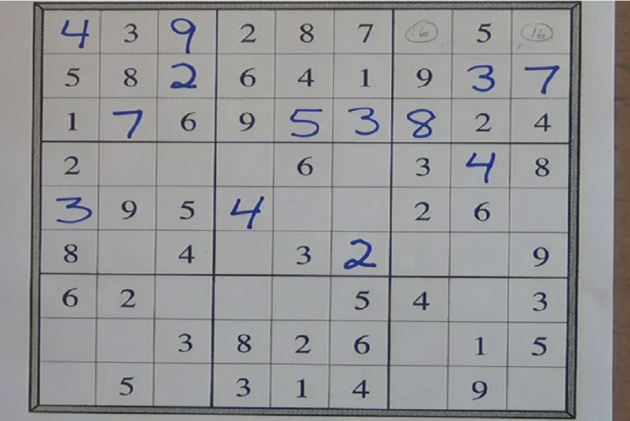
#> input picture test.png, 630 x 421 px, given in place of the camera
$ python square.py   (older library calls are emulated)
#> lines starting #> are read from the running program, lines starting #| are printed output that depends on the picture; after the words box and inside, x2 and y2 are one past the last pixel; in counts of white or black regions, pixels touching at a corner belong together
import cv2
import time
import numpy as np

"""
sudo apt-get install python-opencv
sudo apt-get install python-matplotlib
"""

##################
DELAY = 0.02
USE_CAM = 1
IS_FOUND = 0

MORPH = 7
CANNY = 250

_width = 600.0
_height = 420.0
_margin = 0.0

# setup initial location of window
r, h, c, w = 250, 90, 400, 125  # simply hardcoded the values
track_window = (c, r, w, h)

video_capture = cv2.VideoCapture(0)
corners = np.array(
    [
        [[_margin, _margin]],
        [[_margin, _height + _margin]],
        [[_width + _margin, _height + _margin]],
        [[_width + _margin, _margin]]
    ]
)

pts_dst = np.array(corners, np.float32)
out = None
while True:
    if USE_CAM:
        ret, rgb = video_capture.read()
#> rgb is the input picture: shape (421, 630, 3); mean B, G, R 151.5, 150.2, 149.9
    else:
        ret = 1
        rgb = cv2.imread("opencv.jpg", 1)

    if ret:
        gray = cv2.cvtColor(rgb, cv2.COLOR_BGR2GRAY)
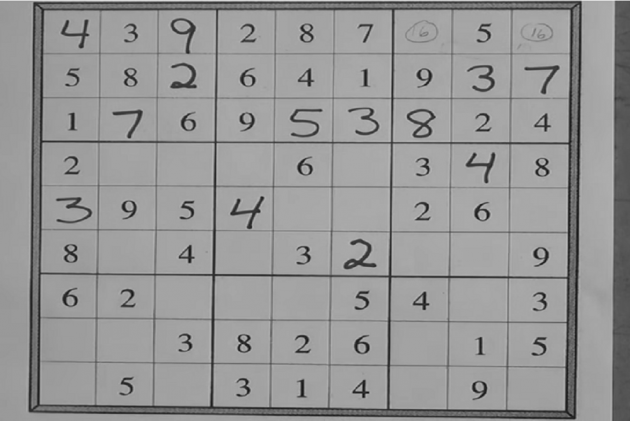
#> gray: shape (421, 630); min 19, max 223, mean 150.3

        gray = cv2.bilateralFilter(gray, 1, 10, 120)

        edges = cv2.Canny(gray, 10, CANNY)
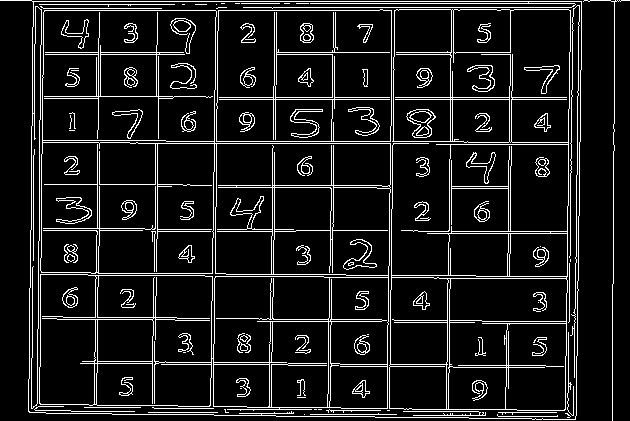
#> edges: shape (421, 630); 10.1% white in thin lines or dots

        kernel = cv2.getStructuringElement(cv2.MORPH_RECT, (MORPH, MORPH))

        closed = cv2.morphologyEx(edges, cv2.MORPH_CLOSE, kernel)
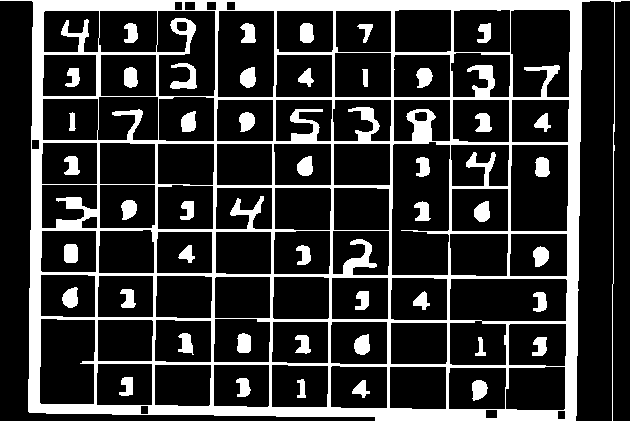
#> closed: shape (421, 630); 20.9% white; 46 white regions
        key = cv2.waitKey(1)
#> (key q is pressed here)
        h, contours, hierarchy = cv2.findContours(closed, cv2.RETR_EXTERNAL, cv2.CHAIN_APPROX_SIMPLE)
#> contours = 1 contour; box (x1, y1, x2, y2) and area: (0, 0, 630, 421) 228286

        for cont in contours:
            if cv2.contourArea(cont) > 5000:

                arc_len = cv2.arcLength(cont, True)

                approx = cv2.approxPolyDP(cont, 0.1 * arc_len, True)

                if len(approx) == 4:
                    IS_FOUND = True
                    pts_src = np.array(approx, np.float32)
                    h, status = cv2.findHomography(pts_src, pts_dst)
                    out = cv2.warpPerspective(rgb, h, (int(_width + _margin * 2), int(_height + _margin * 2)))
                    cv2.drawContours(rgb, [approx], -1, (255, 0, 0), 3)

                else:
                    pass
#> this loop made 1 pass
#> arc_len on pass 1: 2936.7

        # cv2.imshow( 'closed', closed )
        # cv2.imshow( 'gray', gray )

        cv2.namedWindow('edges', cv2.WINDOW_NORMAL)
        cv2.imshow('edges', edges)  # edges

        cv2.namedWindow('rgb', cv2.WINDOW_NORMAL)
        cv2.imshow('rgb', rgb)  # rgb picture

        if IS_FOUND:
            # rectangle coordinates are in pts_src
            print("rectangle found")
            cv2.namedWindow('out', cv2.WINDOW_NORMAL)
            cv2.imshow('out', out)
            if key%256 == 32:
                img_name = "opencv_frame_{}.png".format(0)
                cv2.imwrite(img_name, out)
                print("{} written!".format(img_name))
        if cv2.waitKey(27) & 0xFF == ord('q'):  # press q for quiting
#> (key q is pressed here)
            break

        time.sleep(DELAY)

    else:
        break

if USE_CAM:
    video_capture.release()
cv2.destroyAllWindows()
